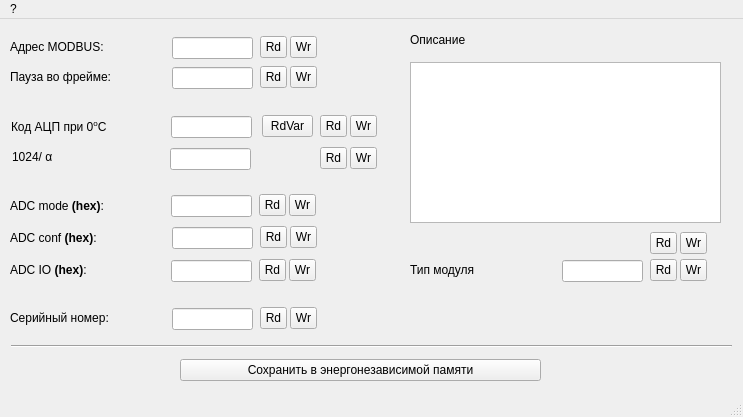
<?xml version="1.0" encoding="UTF-8"?>
<ui version="4.0">
 <class>fmTConf</class>
 <widget class="QMainWindow" name="fmTConf">
  <property name="geometry">
   <rect>
    <x>0</x>
    <y>0</y>
    <width>743</width>
    <height>417</height>
   </rect>
  </property>
  <property name="windowTitle">
   <string>Настройки термометра </string>
  </property>
  <widget class="QWidget" name="centralwidget">
   <widget class="QLineEdit" name="leAddrMB">
    <property name="geometry">
     <rect>
      <x>172</x>
      <y>18</y>
      <width>81</width>
      <height>22</height>
     </rect>
    </property>
    <property name="font">
     <font>
      <pointsize>9</pointsize>
     </font>
    </property>
   </widget>
   <widget class="QLabel" name="label_16">
    <property name="geometry">
     <rect>
      <x>10</x>
      <y>20</y>
      <width>111</width>
      <height>16</height>
     </rect>
    </property>
    <property name="font">
     <font>
      <pointsize>9</pointsize>
     </font>
    </property>
    <property name="text">
     <string>Адрес MODBUS:</string>
    </property>
   </widget>
   <widget class="QToolButton" name="tbAddrMBWr">
    <property name="geometry">
     <rect>
      <x>290</x>
      <y>17</y>
      <width>27</width>
      <height>22</height>
     </rect>
    </property>
    <property name="text">
     <string>Wr</string>
    </property>
   </widget>
   <widget class="QToolButton" name="tbAddrMBRd">
    <property name="geometry">
     <rect>
      <x>260</x>
      <y>17</y>
      <width>27</width>
      <height>22</height>
     </rect>
    </property>
    <property name="text">
     <string>Rd</string>
    </property>
   </widget>
   <widget class="QToolButton" name="tbthrATRd">
    <property name="geometry">
     <rect>
      <x>260</x>
      <y>47</y>
      <width>27</width>
      <height>22</height>
     </rect>
    </property>
    <property name="text">
     <string>Rd</string>
    </property>
   </widget>
   <widget class="QToolButton" name="tbthrATWr">
    <property name="geometry">
     <rect>
      <x>290</x>
      <y>47</y>
      <width>27</width>
      <height>22</height>
     </rect>
    </property>
    <property name="text">
     <string>Wr</string>
    </property>
   </widget>
   <widget class="QLineEdit" name="lethrAT">
    <property name="geometry">
     <rect>
      <x>172</x>
      <y>48</y>
      <width>81</width>
      <height>22</height>
     </rect>
    </property>
    <property name="font">
     <font>
      <pointsize>9</pointsize>
     </font>
    </property>
   </widget>
   <widget class="QLabel" name="label_17">
    <property name="geometry">
     <rect>
      <x>10</x>
      <y>50</y>
      <width>131</width>
      <height>16</height>
     </rect>
    </property>
    <property name="font">
     <font>
      <pointsize>9</pointsize>
     </font>
    </property>
    <property name="text">
     <string>Пауза во фрейме:</string>
    </property>
   </widget>
   <widget class="QToolButton" name="tbConfRd">
    <property name="geometry">
     <rect>
      <x>260</x>
      <y>207</y>
      <width>27</width>
      <height>22</height>
     </rect>
    </property>
    <property name="text">
     <string>Rd</string>
    </property>
   </widget>
   <widget class="QToolButton" name="tbConfWr">
    <property name="geometry">
     <rect>
      <x>290</x>
      <y>207</y>
      <width>27</width>
      <height>22</height>
     </rect>
    </property>
    <property name="text">
     <string>Wr</string>
    </property>
   </widget>
   <widget class="QLineEdit" name="leConf">
    <property name="geometry">
     <rect>
      <x>172</x>
      <y>208</y>
      <width>81</width>
      <height>22</height>
     </rect>
    </property>
    <property name="font">
     <font>
      <pointsize>9</pointsize>
     </font>
    </property>
   </widget>
   <widget class="QLabel" name="label_18">
    <property name="geometry">
     <rect>
      <x>10</x>
      <y>211</y>
      <width>121</width>
      <height>16</height>
     </rect>
    </property>
    <property name="font">
     <font>
      <pointsize>9</pointsize>
     </font>
    </property>
    <property name="text">
     <string>ADC conf &lt;b&gt;(hex)&lt;/b&gt;:</string>
    </property>
   </widget>
   <widget class="QLabel" name="label_19">
    <property name="geometry">
     <rect>
      <x>10</x>
      <y>291</y>
      <width>121</width>
      <height>16</height>
     </rect>
    </property>
    <property name="font">
     <font>
      <pointsize>9</pointsize>
     </font>
    </property>
    <property name="text">
     <string>Серийный номер:</string>
    </property>
   </widget>
   <widget class="QLineEdit" name="leSerNum">
    <property name="geometry">
     <rect>
      <x>172</x>
      <y>289</y>
      <width>81</width>
      <height>22</height>
     </rect>
    </property>
    <property name="font">
     <font>
      <pointsize>9</pointsize>
     </font>
    </property>
   </widget>
   <widget class="QToolButton" name="tbSerNumWr">
    <property name="geometry">
     <rect>
      <x>290</x>
      <y>288</y>
      <width>27</width>
      <height>22</height>
     </rect>
    </property>
    <property name="text">
     <string>Wr</string>
    </property>
   </widget>
   <widget class="QToolButton" name="tbSerNumRd">
    <property name="geometry">
     <rect>
      <x>260</x>
      <y>288</y>
      <width>27</width>
      <height>22</height>
     </rect>
    </property>
    <property name="text">
     <string>Rd</string>
    </property>
   </widget>
   <widget class="QLineEdit" name="leCR0">
    <property name="geometry">
     <rect>
      <x>171</x>
      <y>97</y>
      <width>81</width>
      <height>22</height>
     </rect>
    </property>
    <property name="font">
     <font>
      <pointsize>9</pointsize>
     </font>
    </property>
   </widget>
   <widget class="QLabel" name="label_2">
    <property name="geometry">
     <rect>
      <x>11</x>
      <y>100</y>
      <width>151</width>
      <height>16</height>
     </rect>
    </property>
    <property name="font">
     <font>
      <pointsize>9</pointsize>
     </font>
    </property>
    <property name="text">
     <string>Код АЦП при 0&lt;sup&gt;o&lt;/sup&gt;С</string>
    </property>
   </widget>
   <widget class="QLineEdit" name="leKa">
    <property name="geometry">
     <rect>
      <x>170</x>
      <y>129</y>
      <width>81</width>
      <height>22</height>
     </rect>
    </property>
    <property name="font">
     <font>
      <pointsize>9</pointsize>
     </font>
    </property>
   </widget>
   <widget class="QLabel" name="label_12">
    <property name="geometry">
     <rect>
      <x>12</x>
      <y>130</y>
      <width>141</width>
      <height>16</height>
     </rect>
    </property>
    <property name="font">
     <font>
      <pointsize>9</pointsize>
     </font>
    </property>
    <property name="lineWidth">
     <number>-5</number>
    </property>
    <property name="text">
     <string>1024/ &amp;#945;</string>
    </property>
    <property name="textFormat">
     <enum>Qt::RichText</enum>
    </property>
   </widget>
   <widget class="QToolButton" name="tbCR0Rd">
    <property name="geometry">
     <rect>
      <x>320</x>
      <y>96</y>
      <width>27</width>
      <height>22</height>
     </rect>
    </property>
    <property name="text">
     <string>Rd</string>
    </property>
   </widget>
   <widget class="QToolButton" name="tbCR0Wr">
    <property name="geometry">
     <rect>
      <x>350</x>
      <y>96</y>
      <width>27</width>
      <height>22</height>
     </rect>
    </property>
    <property name="text">
     <string>Wr</string>
    </property>
   </widget>
   <widget class="QToolButton" name="tbCR0RdVar">
    <property name="geometry">
     <rect>
      <x>262</x>
      <y>96</y>
      <width>51</width>
      <height>22</height>
     </rect>
    </property>
    <property name="text">
     <string>RdVar</string>
    </property>
   </widget>
   <widget class="QToolButton" name="tbKaRd">
    <property name="geometry">
     <rect>
      <x>320</x>
      <y>128</y>
      <width>27</width>
      <height>22</height>
     </rect>
    </property>
    <property name="text">
     <string>Rd</string>
    </property>
   </widget>
   <widget class="QToolButton" name="tbKaWr">
    <property name="geometry">
     <rect>
      <x>350</x>
      <y>128</y>
      <width>27</width>
      <height>22</height>
     </rect>
    </property>
    <property name="text">
     <string>Wr</string>
    </property>
   </widget>
   <widget class="QToolButton" name="tbModeRd">
    <property name="geometry">
     <rect>
      <x>259</x>
      <y>175</y>
      <width>27</width>
      <height>22</height>
     </rect>
    </property>
    <property name="text">
     <string>Rd</string>
    </property>
   </widget>
   <widget class="QToolButton" name="tbModeWr">
    <property name="geometry">
     <rect>
      <x>289</x>
      <y>175</y>
      <width>27</width>
      <height>22</height>
     </rect>
    </property>
    <property name="text">
     <string>Wr</string>
    </property>
   </widget>
   <widget class="QLineEdit" name="leMode">
    <property name="geometry">
     <rect>
      <x>171</x>
      <y>176</y>
      <width>81</width>
      <height>22</height>
     </rect>
    </property>
    <property name="font">
     <font>
      <pointsize>9</pointsize>
     </font>
    </property>
   </widget>
   <widget class="QLabel" name="label_20">
    <property name="geometry">
     <rect>
      <x>10</x>
      <y>179</y>
      <width>131</width>
      <height>16</height>
     </rect>
    </property>
    <property name="font">
     <font>
      <pointsize>9</pointsize>
     </font>
    </property>
    <property name="text">
     <string>ADC mode &lt;b&gt;(hex)&lt;/b&gt;:</string>
    </property>
   </widget>
   <widget class="QLabel" name="label_21">
    <property name="geometry">
     <rect>
      <x>10</x>
      <y>243</y>
      <width>111</width>
      <height>16</height>
     </rect>
    </property>
    <property name="font">
     <font>
      <pointsize>9</pointsize>
     </font>
    </property>
    <property name="text">
     <string>ADC IO &lt;b&gt;(hex)&lt;/b&gt;:</string>
    </property>
   </widget>
   <widget class="QLineEdit" name="leIO">
    <property name="geometry">
     <rect>
      <x>171</x>
      <y>241</y>
      <width>81</width>
      <height>22</height>
     </rect>
    </property>
    <property name="font">
     <font>
      <pointsize>9</pointsize>
     </font>
    </property>
   </widget>
   <widget class="QToolButton" name="tbIOWr">
    <property name="geometry">
     <rect>
      <x>289</x>
      <y>240</y>
      <width>27</width>
      <height>22</height>
     </rect>
    </property>
    <property name="text">
     <string>Wr</string>
    </property>
   </widget>
   <widget class="QToolButton" name="tbIORd">
    <property name="geometry">
     <rect>
      <x>259</x>
      <y>240</y>
      <width>27</width>
      <height>22</height>
     </rect>
    </property>
    <property name="text">
     <string>Rd</string>
    </property>
   </widget>
   <widget class="QToolButton" name="tbSave">
    <property name="geometry">
     <rect>
      <x>180</x>
      <y>340</y>
      <width>361</width>
      <height>22</height>
     </rect>
    </property>
    <property name="text">
     <string>Сохранить в энергонезависимой памяти</string>
    </property>
   </widget>
   <widget class="Line" name="line_3">
    <property name="geometry">
     <rect>
      <x>11</x>
      <y>319</y>
      <width>721</width>
      <height>16</height>
     </rect>
    </property>
    <property name="orientation">
     <enum>Qt::Horizontal</enum>
    </property>
   </widget>
   <widget class="QLabel" name="label_33">
    <property name="geometry">
     <rect>
      <x>410</x>
      <y>13</y>
      <width>111</width>
      <height>16</height>
     </rect>
    </property>
    <property name="font">
     <font>
      <pointsize>9</pointsize>
     </font>
    </property>
    <property name="text">
     <string>Описание</string>
    </property>
   </widget>
   <widget class="QLabel" name="label_34">
    <property name="geometry">
     <rect>
      <x>410</x>
      <y>243</y>
      <width>121</width>
      <height>16</height>
     </rect>
    </property>
    <property name="font">
     <font>
      <pointsize>9</pointsize>
     </font>
    </property>
    <property name="text">
     <string>Тип модуля</string>
    </property>
   </widget>
   <widget class="QToolButton" name="tbTypeIDRd">
    <property name="geometry">
     <rect>
      <x>650</x>
      <y>240</y>
      <width>27</width>
      <height>22</height>
     </rect>
    </property>
    <property name="text">
     <string>Rd</string>
    </property>
   </widget>
   <widget class="QTextEdit" name="teDescribe">
    <property name="geometry">
     <rect>
      <x>410</x>
      <y>43</y>
      <width>311</width>
      <height>161</height>
     </rect>
    </property>
   </widget>
   <widget class="QToolButton" name="tbDescribeRd">
    <property name="geometry">
     <rect>
      <x>650</x>
      <y>213</y>
      <width>27</width>
      <height>22</height>
     </rect>
    </property>
    <property name="text">
     <string>Rd</string>
    </property>
   </widget>
   <widget class="QToolButton" name="tbDescribeWr">
    <property name="geometry">
     <rect>
      <x>680</x>
      <y>213</y>
      <width>27</width>
      <height>22</height>
     </rect>
    </property>
    <property name="text">
     <string>Wr</string>
    </property>
   </widget>
   <widget class="QLineEdit" name="leTypeID">
    <property name="geometry">
     <rect>
      <x>562</x>
      <y>241</y>
      <width>81</width>
      <height>22</height>
     </rect>
    </property>
    <property name="font">
     <font>
      <pointsize>9</pointsize>
     </font>
    </property>
   </widget>
   <widget class="QToolButton" name="tbTypeIDWr">
    <property name="geometry">
     <rect>
      <x>680</x>
      <y>240</y>
      <width>27</width>
      <height>22</height>
     </rect>
    </property>
    <property name="text">
     <string>Wr</string>
    </property>
   </widget>
  </widget>
  <widget class="QMenuBar" name="menubar">
   <property name="geometry">
    <rect>
     <x>0</x>
     <y>0</y>
     <width>743</width>
     <height>21</height>
    </rect>
   </property>
   <widget class="QMenu" name="menu">
    <property name="title">
     <string>?</string>
    </property>
   </widget>
   <addaction name="menu"/>
  </widget>
  <widget class="QStatusBar" name="statusbar"/>
 </widget>
 <resources/>
 <connections/>
</ui>
